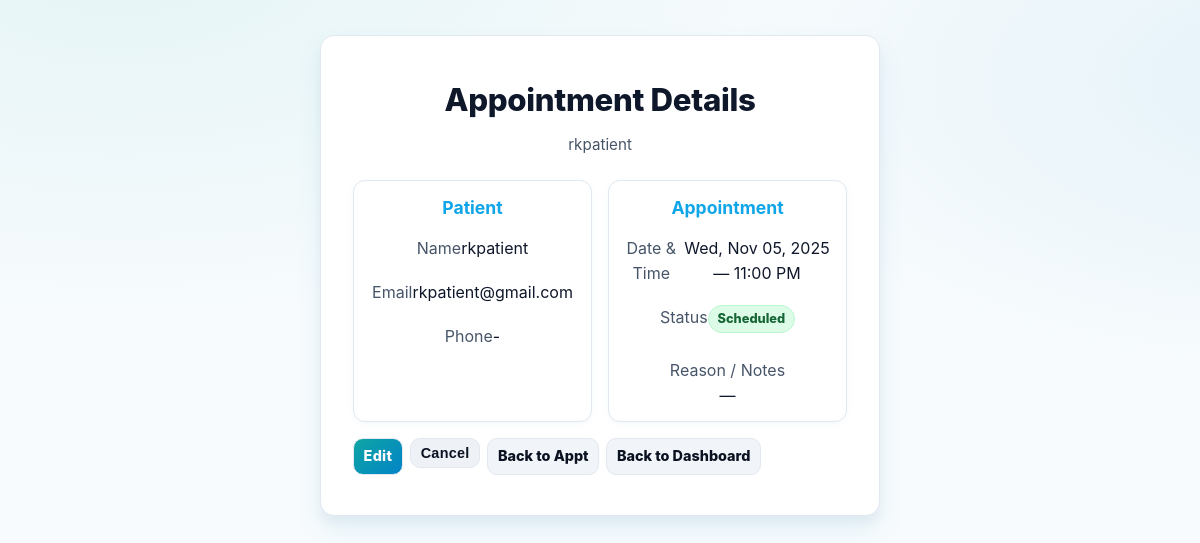
The app's page /doctor/appointments/24/ (signed in) with its own data.
### accounts/models.py (models this page shows, shortened)
class Appointment(models.Model):
    class Status(models.TextChoices):
        SCHEDULED = "scheduled", "Scheduled"
        COMPLETED = "completed", "Completed"
        CANCELLED = "cancelled", "Cancelled"
    doctor = models.ForeignKey(Doctor, on_delete=models.CASCADE, related_name="appointments")
    patient = models.ForeignKey(Patient, on_delete=models.CASCADE, related_name="appointments")
    date_time = models.DateTimeField()
    status = models.CharField(max_length=20, choices=Status.choices, default=Status.SCHEDULED)
    doctor_notes = models.TextField(blank=True)
    notes = models.TextField(blank=True, null=True)
    class Meta:
        unique_together = ("doctor", "patient", "date_time")

class Patient(models.Model):
    patient_id = models.OneToOneField(
        User, on_delete=models.CASCADE, primary_key=True, related_name="patient"
    )
    national_id = models.CharField(max_length=40, blank=True)
    dob = models.DateField(null=True, blank=True)
    gender = models.CharField(max_length=20, blank=True)
    blood_type = models.CharField(max_length=5, blank=True)
    history_summary = models.TextField(blank=True)

class User(AbstractUser):
    class Role(models.TextChoices):
        DOCTOR = "doctor", "Doctor"
        PATIENT = "patient", "Patient"
        PHARMACY = "pharmacy", "Pharmacy"
    email = models.EmailField(unique=True)           # Unique email for login
    name = models.CharField(max_length=120)          # Full name
    role = models.CharField(max_length=20, choices=Role.choices)
    phone_number = models.CharField(max_length=30, blank=True)
    reset_password_token = models.CharField(max_length=100, blank=True, null=True)
    reset_password_expires = models.DateTimeField(null=True, blank=True)
    USERNAME_FIELD = 'email'
    REQUIRED_FIELDS = ['username']

### accounts/views.py (the view)
# urls.py: path('doctor/appointments/<int:appointment_id>/', views.doctor_appointment_detail, name='doctor_appointment_detail'),
@login_required
def doctor_appointment_detail(request, appointment_id: int):
    bad = _require_doctor(request)
    if bad:
        return bad
    doctor = _get_doctor_profile(request.user)
    try:
        appt = Appointment.objects.select_related('patient__patient_id').get(id=appointment_id, doctor=doctor)
    except Appointment.DoesNotExist:
        messages.error(request, 'Appointment not found.')
        return redirect('doctor_appointments')
    return render(request, 'accounts/doctor_appointment_detail.html', {
        'appointment': appt,
    })

### accounts/views.py (called while the page is built)
def _require_doctor(request):
    if request.user.role != User.Role.DOCTOR:
        return render(request, 'accounts/error.html', {
            'message': 'This page is for doctors only.'
        })
    return None

def _get_doctor_profile(user):
    try:
        return user.doctor
    except Doctor.DoesNotExist:
        return Doctor.objects.create(doctor_id=user, specialty='', license_number=None)

### accounts/templates/accounts/doctor_appointment_detail.html (shortened to what this page needs)
{% load static %}
<!DOCTYPE html>
<html lang="en">
<head>
  <link rel="stylesheet" href="{% static 'css/styles.css' %}">
</head>
<body>
  <div class="auth-container">
    <div class="auth-card" style="max-width:900px; margin:0 auto;">
      <h1 class="auth-title">Appointment Details</h1>
      <p class="auth-subtitle">{{ appointment.patient.patient_id.name }}</p>
      <div class="grid">
        <div class="card">
          <h3 style="margin-top:0; color:#0ea5e9;">Patient</h3>
          <div class="row"><div class="label">Name</div><div>{{ appointment.patient.patient_id.name }}</div></div>
          <div class="row"><div class="label">Email</div><div>{{ appointment.patient.patient_id.email }}</div></div>
          <div class="row"><div class="label">Phone</div><div>{{ appointment.patient.patient_id.phone_number|default:'-' }}</div></div>
        </div>
        <div class="card">
          <h3 style="margin-top:0; color:#0ea5e9;">Appointment</h3>
          <div class="row"><div class="label">Date & Time</div><div>{{ appointment.date_time|date:'D, M d, Y — h:i A' }}</div></div>
          <div class="row"><div class="label">Status</div>
            <div>
              <span class="pill {% if appointment.status == 'scheduled' %}scheduled{% elif appointment.status == 'cancelled' %}cancelled{% else %}completed{% endif %}">{{ appointment.status|title }}</span>
            </div>
          </div>
          <div style="margin-top:.6rem;">
            <div class="label">Reason / Notes</div>
            <div>{{ appointment.doctor_notes|default:'—' }}</div>
          </div>
        </div>
      </div>
      <div class="actions">
        <a href="{% url 'doctor_appointment_edit' appointment.id %}" class="btn">Edit</a>
        <form method="post" action="{% url 'doctor_appointment_cancel' appointment.id %}">
          <button type="submit" class="btn btn-muted">{% if appointment.status == 'completed' %}Delete{% else %}Cancel{% endif %}</button>
        </form>
        <a href="{% url 'doctor_appointments' %}" class="btn-secondary">Back to Appt</a>
        <a href="{% url 'doctor_home' %}" class="btn-secondary">Back to Dashboard</a>
      </div>
    </div>
  </div>
</body>
</html>

### accounts/static/css/styles.css (style rules this page uses)
* { box-sizing: border-box; margin: 0; padding: 0; }
:root { --bg: #f7fbfd; --card: #ffffff; --ink: #0f172a; --ink-dim: #475569; --muted: #94a3b8; --line: #e2e8f0; --line-2: #cbd5e1; --brand1: #0ea5a4; --brand2: #0284c7; --good: #16a34a; --bad: #dc2626; --focus: rgba(2,132,199,.25); --radius: 14px; --shadow: 0 14px 28px rgba(2, 132, 199, 0.08), 0 8px 10px rgba(15,23,42,0.04); --input-bg: #ffffff; --placeholder: #94a3b8; --error-bg: #fee2e2; --error-border: #fecaca; --error-text: #991b1b; --step-inactive-bg: #f1f5f9; --info-bg: #eef7ff; --info-border: #cde5ff; --btn-secondary-bg: #f1f5f9; --btn-secondary-hover: #e8eef4; }
html, body { min-height: 100%; transition: background-color 0.3s ease, color 0.3s ease; }
body { font-family: ui-sans-serif, -apple-system, BlinkMacSystemFont,"Segoe UI","Roboto","Oxygen","Ubuntu","Cantarell",sans-serif; color: var(--ink); background: var(--bg); display: flex; align-items: center; justify-content: center; padding: 2.2rem 1rem; line-height: 1.55; }
body { background: radial-gradient(1200px 600px at 10% -5%, rgba(14, 165, 164, 0.08), transparent 60%), radial-gradient(1000px 500px at 110% 10%, rgba(2, 132, 199, 0.08), transparent 60%), var(--bg); }
.auth-container { width: 100%; max-width: 560px; }
.auth-card { background: var(--card); border: 1px solid var(--line); border-radius: var(--radius); padding: 2.5rem 2rem; box-shadow: var(--shadow); transition: background-color 0.3s ease, border-color 0.3s ease; position: relative; }
.auth-title { font-size: 1.95rem; font-weight: 800; letter-spacing: -.01em; text-align: center; color: var(--ink); margin-bottom: 0.5rem; }
.auth-subtitle { text-align: center; color: var(--ink-dim); margin-bottom: 1.5rem; font-size: 0.95rem; }
.btn { border: 0; padding: 1rem 1.25rem; border-radius: 12px; font-weight: 700; cursor: pointer; transition: all 0.3s ease; font-size: 1rem; letter-spacing: 0.02em; }
.btn-secondary { background: var(--btn-secondary-bg); color: var(--ink); border: 2px solid var(--line-2); transition: all 0.3s ease; }
.card { background: var(--card); border: 2px solid var(--line); border-radius: 16px; padding: 1.4rem 1.1rem; text-align: center; height: 100%; display: flex; flex-direction: column; align-items: center; gap: .7rem; transition: all 0.3s ease; }
.card h3 { font-size: 1.1rem; color: var(--ink); font-weight: 700; margin-top: 0.25rem; }

### accounts/templates/accounts/doctor_appointment_detail.html (style rules this page uses)
.grid { display:grid; grid-template-columns: 1fr 1fr; gap:1rem; }
.card { background:#ffffff; border:1px solid var(--line); border-radius:12px; padding:.8rem; box-shadow:0 2px 6px rgba(2,132,199,.05); }
.row { display:flex; justify-content:space-between; margin:.25rem 0; }
.label { color:var(--ink-dim); }
.actions { display:flex; gap:.45rem; margin-top:1rem; flex-wrap:wrap; }
.btn { padding:.4rem .6rem; border-radius:10px; border:1px solid var(--line); background:linear-gradient(135deg,var(--brand1),var(--brand2)); color:#fff; font-weight:800; cursor:pointer; text-decoration:none; display:inline-grid; place-items:center; font-size:.9rem; }
.btn-secondary { padding:.4rem .6rem; border-radius:10px; border:1px solid var(--line); background:#f1f5f9; color:#0b1221; font-weight:800; text-decoration:none; display:inline-grid; place-items:center; font-size:.9rem; }
.btn-muted { background:#eef2f7; color:#0b1221; }
.pill { display:inline-block; padding:.2rem .55rem; border-radius:999px; font-weight:800; font-size:.8rem; }
.pill.scheduled { background:#dcfce7; color:#166534; border:1px solid #bbf7d0; }

### records on screen
Appointment: patient.patient_id.name "rkpatient", patient.patient_id.email "rkpatient@gmail.com", patient.patient_id.phone_number "-", date_time "Wed, Nov 05, 2025 — 11:00 PM", status "Scheduled", doctor_notes "—"
